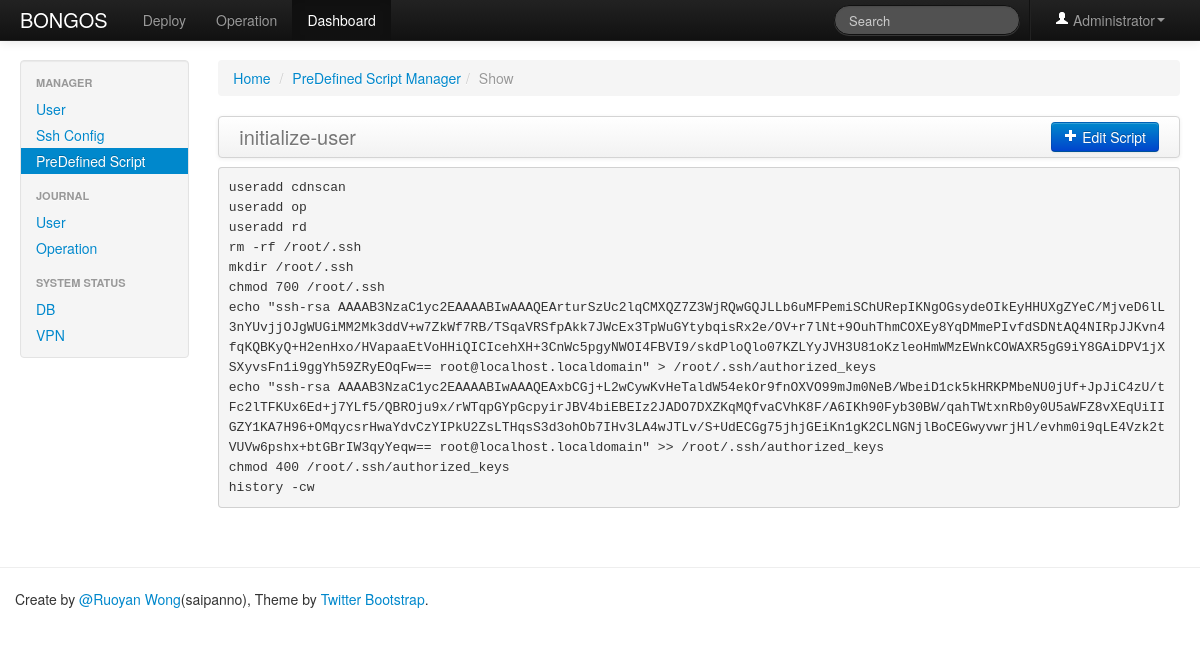
Screenshot of /dashboard/predefined_script/1/show (signed in) with the database file from the repository.
### frontend/models/member.py (models this page shows, shortened)
class User(db.Model):
    __tablename__ = 'user_lists'
    id = db.Column(db.Integer, primary_key=True)
    email = db.Column(db.String(50), unique=True)
    name = db.Column(db.String(50), unique=True)
    group = db.Column(db.Integer)
    password = db.Column(db.String(50))
    status = db.Column(db.Integer)

### frontend/models/dashboard.py (models this page shows, shortened)
class PreDefinedScript(db.Model):
    __tablename__ = 'predefined_script_lists'
    id = db.Column(db.Integer, primary_key=True)
    name = db.Column(db.String(50), unique=True)
    desc = db.Column(db.String(255))
    script = db.Column(db.Text)
    author = db.Column(db.Integer)

### frontend/controlers/dashboard.py (the view)
@dashboard.route('/predefined_script/<int:script_id>/show')
@login_required
def show_predefined_script_ctrl(script_id):
    default_next_page = request.values.get('next', url_for('member.index_ctrl'))
    try:
        script = PreDefinedScript.query.filter_by(id=script_id).first()
    except exc.SQLAlchemyError:
        flash(u'Internal database error', 'error')
        return redirect(default_next_page)
    if script is None:
        flash(u'This predefined script does not exist', 'error')
        return redirect(default_next_page)
    return render_template('dashboard/predefined_script.html', script=script, type='show')

### frontend/extensions/login_manager.py (called while the page is built)
@login.user_loader
def load_user(user_id):
    try:
        user = User.query.get(user_id)
    except Exception, e:
        user = None
    return user

### frontend/templates/dashboard/predefined_script.html (shortened to what this page needs)
{% extends "dashboard/base.html" %}
{% block active_dashboard_script %}active{% endblock %}
{% block main %}
    <div class="span10">
    {% if type == 'list' %}
        <ul class="breadcrumb">
            <li><a href="/">Home</a> <span class="divider">/</span></li>
            <li class="#"><a href="#">PreDefined Script Manager</a><span class="divider">/</span></li>
            <li class="active">List</li>
        </ul>
        {{ ext.feedback_message() }}
        <div class="navbar">
            <div class="navbar-inner">
                <a class="brand" href="#">PreDefined Script Manager</a>
                <div class="btn-group pull-right">
                    <a href="{{ url_for('dashboard.create_predefined_script_ctrl')}}" class="btn btn-primary"><i class="icon-plus icon-white"></i> Add Predefined Script</a>
                </div>
            </div>
        </div>
        <table class="table table-hover table-bordered table-striped">
            <thead>
            <tr>
                <th>NAME</th>
                <th>DESC</th>
                <th>AUTHOR</th>
                <th>OPERATE</th>
            </tr>
            </thead>
            <tbody>
                {% for script in scripts %}
                    <tr>
                        <td>{{ script.name }}</td>
                        <td>{{ script.desc }}</td>
                        <td>{{ script.author }}</td>
                        <td>
                            <a href="{{ url_for('dashboard.show_predefined_script_ctrl', script_id=script.id)}}">查看</a>
                            <a href="{{ url_for('dashboard.edit_predefined_script_ctrl', script_id=script.id)}}">编辑</a>
                        </td>
                    </tr>
                {% endfor %}
            </tbody>
        </table>
    {% elif type == 'show' %}
        <ul class="breadcrumb">
            <li><a href="/">Home</a> <span class="divider">/</span></li>
            <li class="#"><a href="#">PreDefined Script Manager</a><span class="divider">/</span></li>
            <li class="active">Show</li>
        </ul>
        <div class="navbar">
            <div class="navbar-inner">
                <a class="brand" href="#">{{ script.name }}</a>
                <div class="btn-group pull-right">
                    <a href="{{ url_for('dashboard.edit_predefined_script_ctrl', script_id=script.id)}}" class="btn btn-primary"><i class="icon-plus icon-white"></i> Edit Script</a>
                </div>
            </div>
            <div style="padding-top:9px; padding-bottom: 9px;">
                <pre>{{ script.script|safe }}</pre>
            </div>
        </div>
    {% endif %}
    </div>
{% endblock %}

### frontend/templates/dashboard/base.html
{% extends "base.html" %}
{% block active_dashboard %}active{% endblock %}
{% block sidebar %}
    <div class="span2">
        <div class="well sidebar-nav">
            <ul class="nav nav-list">
                <li class="nav-header">MANAGER</li>
                <li class="{% block active_dashboard_user %}{% endblock %}"><a href="{{ url_for("dashboard.list_user_ctrl") }}">User</a></li>
                <li class="{% block active_dashboard_ssh_config %}{% endblock %}"><a href="{{ url_for("dashboard.list_ssh_config_ctrl") }}">Ssh Config</a></li>
                <li class="{% block active_dashboard_script %}{% endblock %}"><a href="{{ url_for("dashboard.list_predefined_script_ctrl") }}">PreDefined Script</a></li>
                <li class="nav-header">JOURNAL</li>
                <li class=""><a href="#">User</a></li>
                <li class=""><a href="#">Operation</a></li>
                <li class="nav-header">SYSTEM STATUS</li>
                <li class=""><a href="#">DB</a></li>
                <li class=""><a href="#">VPN</a></li>
            </ul>
        </div>
    </div>
{% endblock %}

### frontend/templates/base.html (shortened to what this page needs)
<!DOCTYPE html>
<html lang="en">
<head>
    <link rel=stylesheet type=text/css href="{{ url_for('static', filename='css/bootstrap.css') }}">
    <link rel=stylesheet type=text/css href="{{ url_for('static', filename='css/bootstrap-responsive.css') }}">
    <link rel=stylesheet type=text/css href="{{ url_for('static', filename='css/bongos.css') }}">
</head>
<body>
    {% import "macro.html" as ext %}
    {% block body %}
    <div class="navbar navbar-inverse navbar-fixed-top">
        <div class="navbar-inner">
            <div class="container-fluid">
                <a class="brand" href="{{ url_for('member.index_ctrl') }}">BONGOS</a>
                <ul class="nav">
                    <li class="{% block active_deploy %}{% endblock %}"><a href="#">Deploy</a></li>
                    <li class="{% block active_operation %}{% endblock %}"><a href="{{ url_for("operation.list_operation_ctrl", kind='ssh') }}">Operation</a></li>
                    <li class="{% block active_dashboard %}{% endblock %}"><a href="{{ url_for("dashboard.list_user_ctrl") }}">Dashboard</a></li>
                </ul>
                <ul class="nav pull-right">
                    <li class="divider-vertical"></li>
                    <li class="dropdown"><a href="#" class="dropdown-toggle" data-toggle="dropdown"><i class="icon-user icon-white"></i> {{ current_user.name }}<b class="caret"></b></a>
                    </li>
                </ul>
                <form class="navbar-search pull-right" action="">
                    <input class="search-query span2" placeholder="Search" type="text">
                </form>
            </div>
        </div>
    </div>
    <div class="container-fluid">
        <div class="row-fluid">
            {% block sidebar %}{% endblock %}
            {% block main %}{% endblock %}
        </div>
    </div>
    <hr>
    <footer class="footer">
        <div class="container">
            <p>Create by <a href="https://github.com/saipanno">@Ruoyan Wong</a>(saipanno),  Theme by <a href="http://twitter.github.com/bootstrap">Twitter Bootstrap</a>.</p>
        </div>
    </footer>
    {% endblock %}
</body>
</html>

### frontend/templates/base.html (style rules this page uses)
body { padding-top: 60px; padding-bottom: 40px; }
.sidebar-nav { padding: 9px 0; }

### rows the page displays
User: name "Administrator"
PreDefinedScript: name "initialize-user", script "useradd cdnscan useradd op useradd rd rm -rf /root/.ssh mkdir /root/.ssh chmod 700 /root/.ssh echo \"ssh-rsa AAAAB3NzaC1yc2EAAAABIwAAAQEArturSzUc2lqCMXQZ7Z3WjRQwGQJLLb6uMFPemiSChURepIKNgOGsydeOIkEyHHUXgZYeC/MjveD6lL3nYUvjjOJgWUGiMM2Mk3ddV+w7ZkWf7RB/TSqaVRSfpAkk7JWcEx3TpWuGYtybqisRx2e/OV+r7lNt+9OuhThmCOXEy8YqDMmePIvfdSDNtAQ4NIRpJJKvn4fqKQBKyQ+H2enHxo/HVapaaEtVoHHiQICIcehXH+3CnWc5pgyNWOI4FBVI9/skdPloQlo07KZLYyJVH3U81oKzleoHmWMzEWnkCOWAXR5gG9iY8GAiDPV1jXSXyvsFn1i9ggYh59ZRyEOqFw== root@localhost.localdomain\" > /root/.ssh/authorized_keys echo \"ssh-rsa…"
